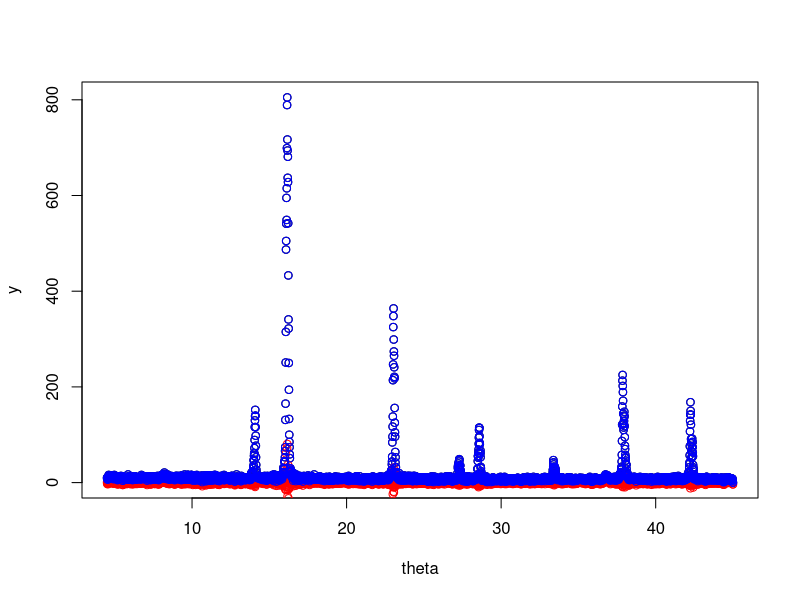
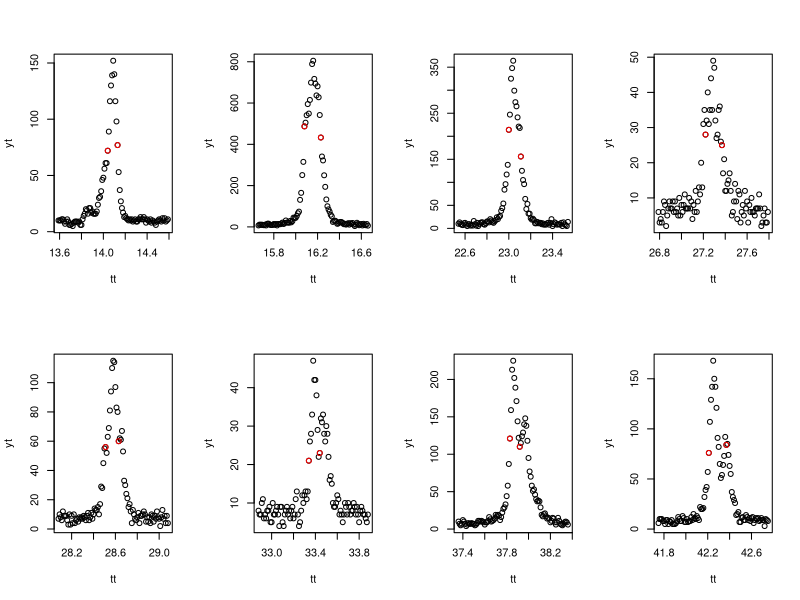
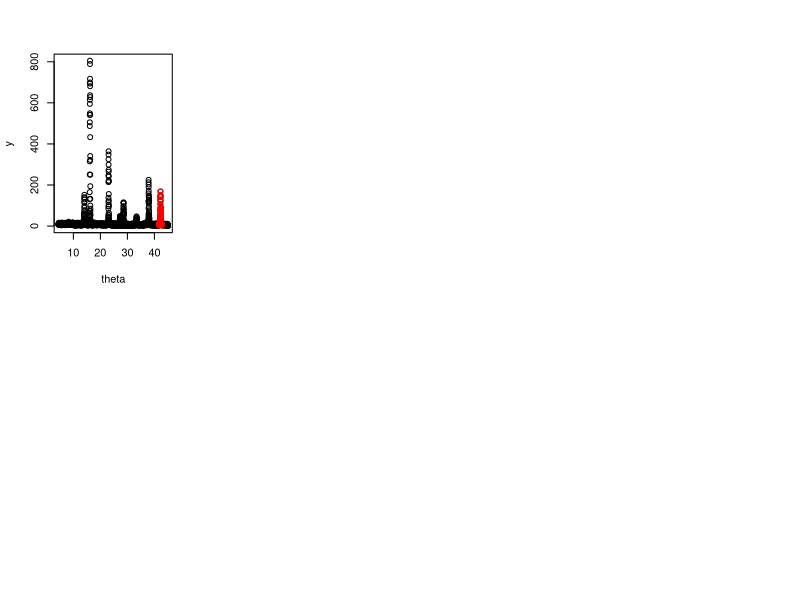

The R script that drew these images, in order: (Note: this script raises an error after producing the figures.)
setwd("C:/Users/Carlos M Garcia/Google Drive/______tecnicasFES")


nacl <- read.csv("csvs/NaCl-AlfredoCarlos.csv")

y=nacl$yobs
theta=nacl$X.twotheta/2

plot(y~theta)
points(nacl$diff~theta,col='red')
points(nacl$yobs~theta,col='blue')


library(pracma)

p=8
pea=sort(findpeaks(y, npeaks=p, minpeakdistance=20,threshold=0, sortstr=FALSE)[,2])

par(mfrow=c(2,4))


for(k in 1:p) {
m=pea[k]
a=theta[m]-1/2
b=theta[m]+1/2

a1=which.min(abs(a-theta))
b1=which.min(abs(b-theta))


tot=a1:b1


yt=y[tot]
tt=theta[tot]
plot(yt~tt)

# code from 
# https://stackoverflow.com/questions/25015410/r-find-full-width-at-half-maximum-for-a-gausian-density-distribution

xmax <- tt[yt==max(yt)]

x1 <- tt[tt < xmax][which.min(abs(yt[tt < xmax]-max(yt)/2))]
x2 <- tt[tt > xmax][which.min(abs(yt[tt > xmax]-max(yt)/2))]
points(c(x1, x2), c(yt[tt==x1], yt[tt==x2]), col="red")

}

plot(y~theta)
points(y[tot]~theta[tot],col='red')


plot(x1,y1,type='l',xlab='Lonxitude de onda (nm)',ylab='Intensidade normalizada (-)')

points(x1q[pea],y11[pea],col='blue',pch=16)
